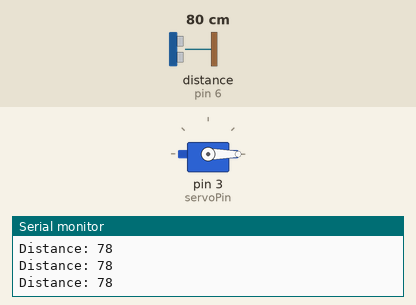
The sketch below on a simulated Arduino Uno, built with avr-gcc and run on an emulated ATmega328P. Shown: servo, the last lines printed to the serial monitor. Wiring (inferred from the names in the program): ultrasonic range finder: trigger pin 7; echo pin 6. Inputs (shaded band) come from the test bench; at power-on: distance to the obstacle (sensor on pin 6) 80 cm. The echo pulse lasts 58.3 µs per cm.

Above: at 1.5 s.
1.6 s: distance to the obstacle (sensor on pin 6) set to 19 cm
3.1 s: distance to the obstacle (sensor on pin 6) set to 14 cm
At 4.1 s:
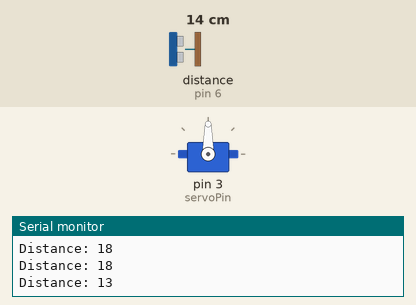
Timing chart, 0 to 6.1 s (numbered marks = the images above; inputs shaded):
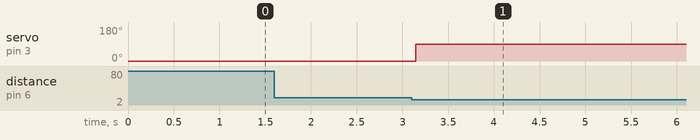

The sketch:

omatic_toll_gate_using_ultrasonic_sensor_and_servo_motor_wit.ino
```cpp
#include <Servo.h>

// Pin definitions
const int trigPin = 7;
const int echoPin = 6;
const int servoPin = 3;

Servo gateServo;

long duration;
int distance;
int currentPos = -1;  // Unknown at start

// Threshold for car detection (adjust as needed)
const int carDistanceThreshold = 15;  // cm

void setup() {
  pinMode(trigPin, OUTPUT);
  pinMode(echoPin, INPUT);
  Serial.begin(9600);
}

void loop() {
  // Trigger ultrasonic pulse
  digitalWrite(trigPin, LOW);
  delayMicroseconds(2);
  digitalWrite(trigPin, HIGH);
  delayMicroseconds(10);
  digitalWrite(trigPin, LOW);

  // Read echo
  duration = pulseIn(echoPin, HIGH);
  distance = duration * 0.034 / 2;  // Convert to cm

  Serial.print("Distance: ");
  Serial.println(distance);

  // Car detected: open gate
  if (distance > 0 && distance <= carDistanceThreshold && currentPos != 90) {
    gateServo.attach(servoPin);
    gateServo.write(90);
    delay(500);         // Allow movement
    gateServo.detach();
    delay(5000);
    currentPos = 90;
  }

  // No car: close gate
  else if ((distance > carDistanceThreshold || distance == 0) && currentPos != 0) {
    gateServo.attach(servoPin);
    gateServo.write(0);
    delay(500);
    gateServo.detach();
    currentPos = 0;
  }

  delay(200);  // Slow down loop
}
```

Measured:
- the behaviour switches between 17 and 16 cm on distance to the obstacle (sensor on pin 6) (found by bisection; images 0 and 1)
- after the input at 3.1 s, servo on pin 3 (servoPin): 0° → 90° after 0.05 s
